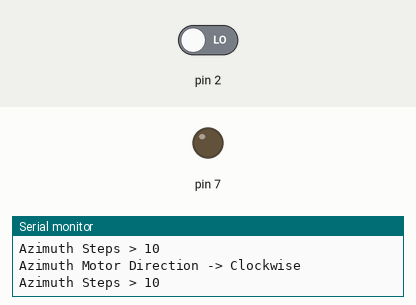
Bench run of a sketch on a simulated Arduino Uno, built with avr-gcc and run on an emulated ATmega328P. Shown: output pins drawn as LEDs (lit = HIGH), the last lines printed to the serial monitor. Inputs (shaded band) come from the test bench; at power-on: pin 2 LOW. Pins used as bus, display or sensor lines are not drawn.

Above: at 0.9 s.
1.0 s: pin 2 driven HIGH
At 1.5 s:
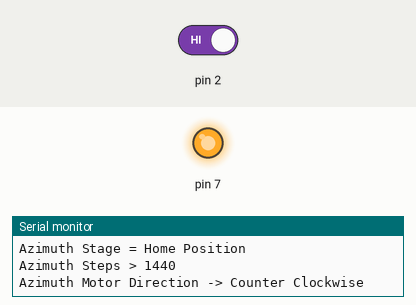
Timing chart, 0 to 4.0 s (numbered marks = the images above; inputs shaded):
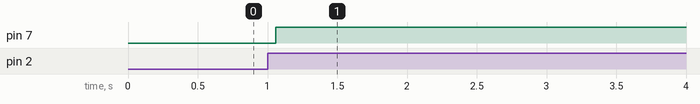

Measured:
- after the input at 1.0 s, pin 7: LOW → HIGH after 0.06 s

The sketch:

automatic_panning_tester.ino
```cpp
#include <AutomaticPanning.h>

AutomaticPanning* myautopan = new AutomaticPanning();

void setup()
{
  // put your setup code here, to run once:

  Serial.begin(9600);
  myautopan->home_assembly("CW");
}

void loop()
{
  // put your main code here, to run repeatedly:
  if(!(myautopan->move_to_location(72)))
  {
    Serial.println("Unable to Move to Location 45 deg");
  }

//  if(!(myautopan->move_to_location(15)))
//  {
//    Serial.println("Unable to Move to Location 90 deg");
//  }
//
//  if(!(myautopan->move_to_location(20)))
//  {
//    Serial.println("Unable to Move to Location 35 deg");
//  }

  Serial.print("\nCurrent Location = ");
  Serial.println(myautopan->get_current_location());
}
```
